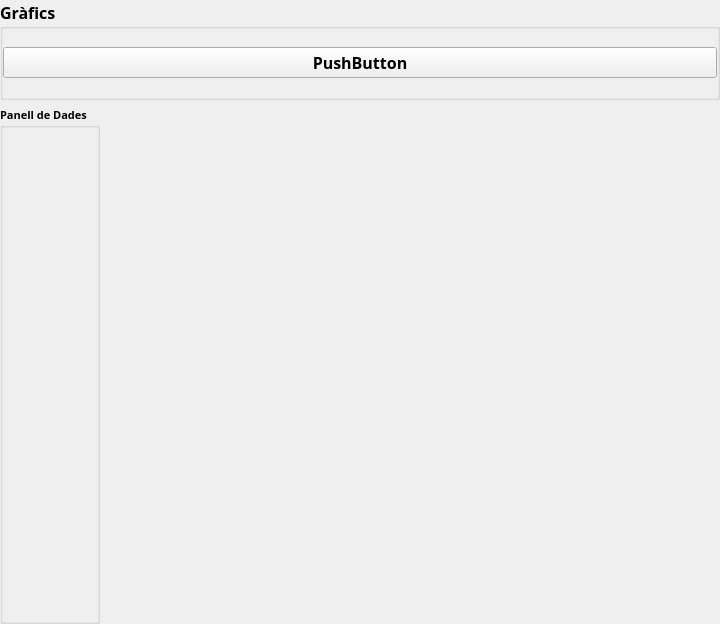
<?xml version="1.0" encoding="UTF-8"?>
<ui version="4.0">
 <class>Form</class>
 <widget class="QWidget" name="Form">
  <property name="geometry">
   <rect>
    <x>0</x>
    <y>0</y>
    <width>720</width>
    <height>624</height>
   </rect>
  </property>
  <property name="windowTitle">
   <string>Form</string>
  </property>
  <layout class="QVBoxLayout" name="verticalLayout">
   <property name="leftMargin">
    <number>0</number>
   </property>
   <property name="topMargin">
    <number>0</number>
   </property>
   <property name="rightMargin">
    <number>0</number>
   </property>
   <property name="bottomMargin">
    <number>0</number>
   </property>
   <item>
    <widget class="QGroupBox" name="groupBox">
     <property name="minimumSize">
      <size>
       <width>0</width>
       <height>100</height>
      </size>
     </property>
     <property name="maximumSize">
      <size>
       <width>16777215</width>
       <height>100</height>
      </size>
     </property>
     <property name="font">
      <font>
       <family>Yu Gothic UI Semibold</family>
       <pointsize>12</pointsize>
       <bold>true</bold>
      </font>
     </property>
     <property name="title">
      <string>Gràfics</string>
     </property>
     <layout class="QHBoxLayout" name="horizontalLayout_2">
      <property name="leftMargin">
       <number>0</number>
      </property>
      <property name="topMargin">
       <number>0</number>
      </property>
      <property name="rightMargin">
       <number>0</number>
      </property>
      <property name="bottomMargin">
       <number>0</number>
      </property>
      <item>
       <widget class="QScrollArea" name="PlotScrollArea">
        <property name="maximumSize">
         <size>
          <width>16777215</width>
          <height>100</height>
         </size>
        </property>
        <property name="styleSheet">
         <string notr="true">border-radius: 10px;

QPushButton{
border: 2px solid rgb(0, 170, 255);
}</string>
        </property>
        <property name="frameShape">
         <enum>QFrame::NoFrame</enum>
        </property>
        <property name="frameShadow">
         <enum>QFrame::Plain</enum>
        </property>
        <property name="verticalScrollBarPolicy">
         <enum>Qt::ScrollBarAlwaysOff</enum>
        </property>
        <property name="widgetResizable">
         <bool>true</bool>
        </property>
        <widget class="QWidget" name="PlotScrollAreaContent">
         <property name="geometry">
          <rect>
           <x>0</x>
           <y>0</y>
           <width>718</width>
           <height>77</height>
          </rect>
         </property>
         <layout class="QHBoxLayout" name="horizontalLayout_3">
          <property name="spacing">
           <number>3</number>
          </property>
          <property name="leftMargin">
           <number>0</number>
          </property>
          <property name="topMargin">
           <number>0</number>
          </property>
          <property name="rightMargin">
           <number>0</number>
          </property>
          <property name="bottomMargin">
           <number>0</number>
          </property>
          <item>
           <widget class="QPushButton" name="pushButton">
            <property name="text">
             <string>PushButton</string>
            </property>
           </widget>
          </item>
         </layout>
        </widget>
       </widget>
      </item>
     </layout>
    </widget>
   </item>
   <item>
    <widget class="QWidget" name="widget" native="true">
     <layout class="QHBoxLayout" name="horizontalLayout">
      <property name="leftMargin">
       <number>0</number>
      </property>
      <property name="topMargin">
       <number>0</number>
      </property>
      <property name="rightMargin">
       <number>0</number>
      </property>
      <property name="bottomMargin">
       <number>0</number>
      </property>
      <item>
       <widget class="QGroupBox" name="groupBox_2">
        <property name="minimumSize">
         <size>
          <width>100</width>
          <height>0</height>
         </size>
        </property>
        <property name="maximumSize">
         <size>
          <width>100</width>
          <height>16777215</height>
         </size>
        </property>
        <property name="font">
         <font>
          <family>Yu Gothic UI Semibold</family>
          <pointsize>8</pointsize>
          <bold>true</bold>
         </font>
        </property>
        <property name="title">
         <string>Panell de Dades</string>
        </property>
        <layout class="QVBoxLayout" name="verticalLayout_2">
         <property name="leftMargin">
          <number>0</number>
         </property>
         <property name="topMargin">
          <number>0</number>
         </property>
         <property name="rightMargin">
          <number>0</number>
         </property>
         <property name="bottomMargin">
          <number>0</number>
         </property>
         <item>
          <widget class="QScrollArea" name="VariableScrollArea">
           <property name="maximumSize">
            <size>
             <width>9999</width>
             <height>16777215</height>
            </size>
           </property>
           <property name="frameShape">
            <enum>QFrame::NoFrame</enum>
           </property>
           <property name="frameShadow">
            <enum>QFrame::Plain</enum>
           </property>
           <property name="horizontalScrollBarPolicy">
            <enum>Qt::ScrollBarAlwaysOff</enum>
           </property>
           <property name="widgetResizable">
            <bool>true</bool>
           </property>
           <widget class="QWidget" name="scrollAreaWidgetContents_2">
            <property name="geometry">
             <rect>
              <x>0</x>
              <y>0</y>
              <width>98</width>
              <height>501</height>
             </rect>
            </property>
            <layout class="QVBoxLayout" name="verticalLayout_3">
             <property name="leftMargin">
              <number>0</number>
             </property>
             <property name="topMargin">
              <number>0</number>
             </property>
             <property name="rightMargin">
              <number>0</number>
             </property>
             <property name="bottomMargin">
              <number>0</number>
             </property>
            </layout>
           </widget>
          </widget>
         </item>
        </layout>
       </widget>
      </item>
      <item>
       <widget class="QStackedWidget" name="PlotStackedWidget">
        <widget class="QWidget" name="PlotStackedWidgetPage1" native="true"/>
       </widget>
      </item>
     </layout>
    </widget>
   </item>
  </layout>
 </widget>
 <resources/>
 <connections/>
</ui>
